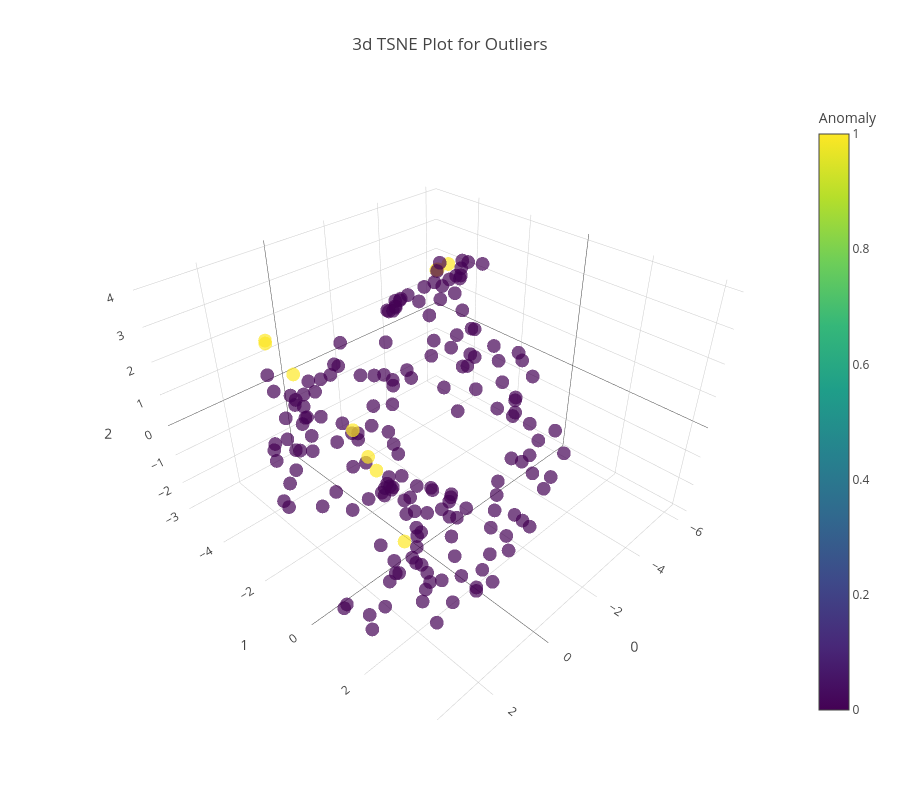

The notebook cell saved with this chart:
### Code cell
from pycaret.anomaly import *

data = df_selected_num_cols_std  

# 1) setup (no target label in anomaly detection)
exp = setup(data=data, session_id=123)

# 2) train an anomaly detector
knn = create_model('knn')

# 3) visualize the embedding
plot_model(knn, plot='tsne') 

# 4) assign anomaly labels/scores on training data
train_scored = assign_model(knn)

# 5) score unseen data
train_scored

### Figure 1 — Plotly figure (JSON) as saved in the notebook; plotly's stock layout.template omitted (floating-point values rounded to 4 significant figures; data arrays with more than 128 entries replaced by an {"elided": "..."} marker saying what was removed)
{"data": [{"customdata": {"elided": "192x1 float values"}, "hovertemplate": "0=%{x}<br>1=%{y}<br>2=%{z}<br>Feature=%{customdata[0]}<br>Anomaly=%{marker.color}<extra></extra>", "legendgroup": "", "marker": {"color": {"elided": "192 int values"}, "coloraxis": "coloraxis", "opacity": 0.7, "symbol": "circle"}, "mode": "markers", "name": "", "scene": "scene", "showlegend": false, "type": "scatter3d", "x": {"elided": "192 float values"}, "y": {"elided": "192 float values"}, "z": {"elided": "192 float values"}}], "layout": {"coloraxis": {"colorbar": {"title": {"text": "Anomaly"}}, "colorscale": [[0, "#440154"], [0.1111, "#482878"], [0.2222, "#3e4989"], [0.3333, "#31688e"], [0.4444, "#26828e"], [0.5556, "#1f9e89"], [0.6667, "#35b779"], [0.7778, "#6ece58"], [0.8889, "#b5de2b"], [1, "#fde725"]]}, "height": 800, "legend": {"tracegroupgap": 0}, "scene": {"domain": {"x": [0, 1], "y": [0, 1]}, "xaxis": {"title": {"text": "0"}}, "yaxis": {"title": {"text": "1"}}, "zaxis": {"title": {"text": "2"}}}, "title": {"text": "3d TSNE Plot for Outliers"}, "width": 900}}
